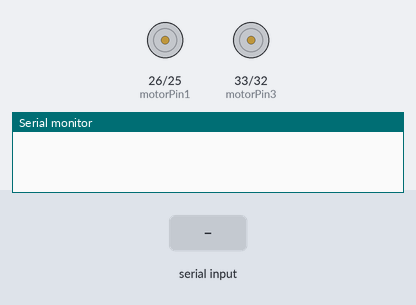
This sketch was run on a simulated ESP32. On the bench: motor-driver pin pairs drawn as motors (green arrow = first pin HIGH = forward, orange = second pin HIGH = backward, longer = more drive), the last lines printed to the serial monitor. The inputs (shaded band) are chosen by the test bench. Nothing arrives over Bluetooth unless stated.

Above: at 1.2 s.
1.3 s: "f\n" received over the second serial link
At 2.5 s:
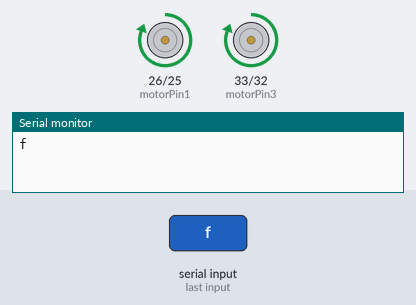
2.8 s: "b\n" received over the second serial link
At 3.6 s:
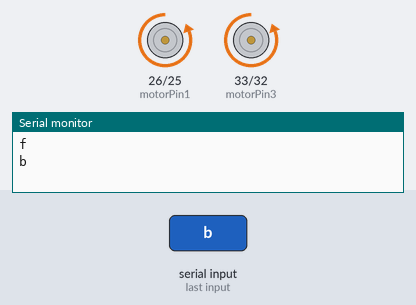
4.3 s: "l\n" received over the second serial link
At 4.8 s:
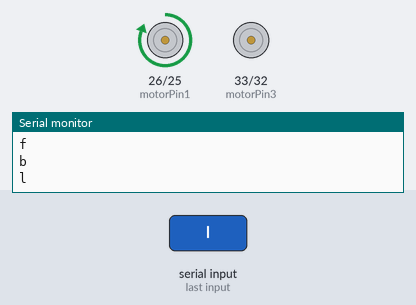
5.8 s: "r\n" received over the second serial link
At 7.1 s:
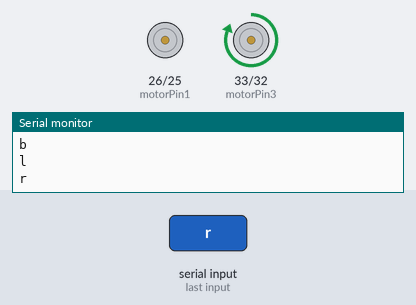
Timing chart, 0 to 8.3 s (numbered marks = the images above; inputs shaded):
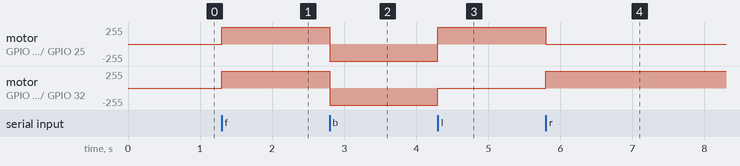

Measured:
- after the input at 1.3 s, motor on GPIO 26 (motorPin1) / GPIO 25 (motorPin2), motor on GPIO 33 (motorPin3) / GPIO 32 (motorPin4): stopped → forward 255/255 at once
- after the input at 2.8 s, motor on GPIO 26 (motorPin1) / GPIO 25 (motorPin2), motor on GPIO 33 (motorPin3) / GPIO 32 (motorPin4): forward 255/255 → backward 255/255 at once
- after the input at 4.3 s, motor on GPIO 26 (motorPin1) / GPIO 25 (motorPin2): backward 255/255 → forward 255/255 at once; motor on GPIO 33 (motorPin3) / GPIO 32 (motorPin4): backward 255/255 → stopped at once
- after the input at 5.8 s, motor on GPIO 26 (motorPin1) / GPIO 25 (motorPin2): forward 255/255 → stopped at once; motor on GPIO 33 (motorPin3) / GPIO 32 (motorPin4): stopped → forward 255/255 at once

The sketch:

MotorControlBT.ino
```cpp
#include "BluetoothSerial.h"

#if !defined(CONFIG_BT_ENABLED) || !defined(CONFIG_BLUEDROID_ENABLED)
#error Bluetooth is not enabled! Please run `make menuconfig` to and enable it
#endif

#if !defined(CONFIG_BT_SPP_ENABLED)
#error Serial Bluetooth not available or not enabled. It is only available for the ESP32 chip.
#endif

BluetoothSerial SerialBT;

// Variable for storing incoming value
char Incoming_value = 0;

//L293D
//Motor A
const int motorPin1  = 26;  // Pin 14 of L293
const int motorPin2  = 25;  // Pin 10 of L293
//Motor B
const int motorPin3  = 33; // Pin  7 of L293
const int motorPin4  = 32;  // Pin  2 of L293

//This will run only one time.
void setup(){
    // for serial data transmission
    Serial.begin(115200);
    SerialBT.begin("Azhar"); //Bluetooth device name

    //Set pins as outputs
    pinMode(motorPin1, OUTPUT);
    pinMode(motorPin2, OUTPUT);
    pinMode(motorPin3, OUTPUT);
    pinMode(motorPin4, OUTPUT);

}


void loop(){
{
  if (SerialBT.available() > 0)
  {
    // Read the incoming data and store it in the variable
    Incoming_value = SerialBT.read();

    // Print value of Incoming_value in Serial monitor
    Serial.print(Incoming_value);
    Serial.print("\n");

    // Checking whether value of the variable
    if (Incoming_value == 'f')
      forward();
    else if (Incoming_value == 'b')
      backward();
    else if (Incoming_value == 'l')
      left();
    else if (Incoming_value == 'r')
      right();
     else if (Incoming_value == 's')
      stopRobot();
  }

  // Adding a delay before running the loop again
  delay(1);

}
}

void forward(){
    digitalWrite(motorPin1, HIGH);
    digitalWrite(motorPin2, LOW);
    digitalWrite(motorPin3, HIGH);
    digitalWrite(motorPin4, LOW);
}

void backward(){
    digitalWrite(motorPin1, LOW);
    digitalWrite(motorPin2, HIGH);
    digitalWrite(motorPin3, LOW);
    digitalWrite(motorPin4, HIGH);
}

void left(){
    digitalWrite(motorPin1, HIGH);
    digitalWrite(motorPin2, LOW);
    digitalWrite(motorPin3, LOW);
    digitalWrite(motorPin4, LOW);
}

void right(){
    digitalWrite(motorPin1, LOW);
    digitalWrite(motorPin2, LOW);
    digitalWrite(motorPin3, HIGH);
    digitalWrite(motorPin4, LOW);
}

void stopRobot(){
    digitalWrite(motorPin1, LOW);
    digitalWrite(motorPin2, LOW);
    digitalWrite(motorPin3, LOW);
    digitalWrite(motorPin4, LOW);
}
```
